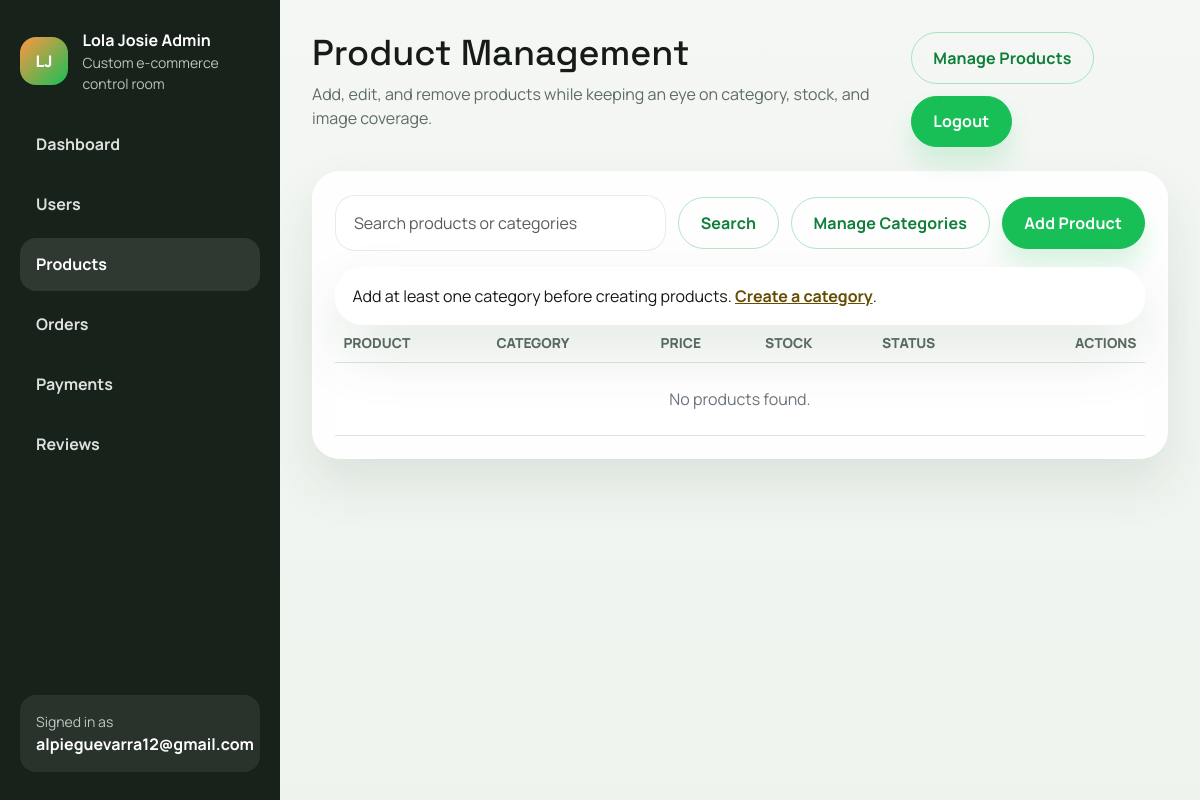
The page /admin-dashboard/products/ (signed in) on the database as committed earlier.
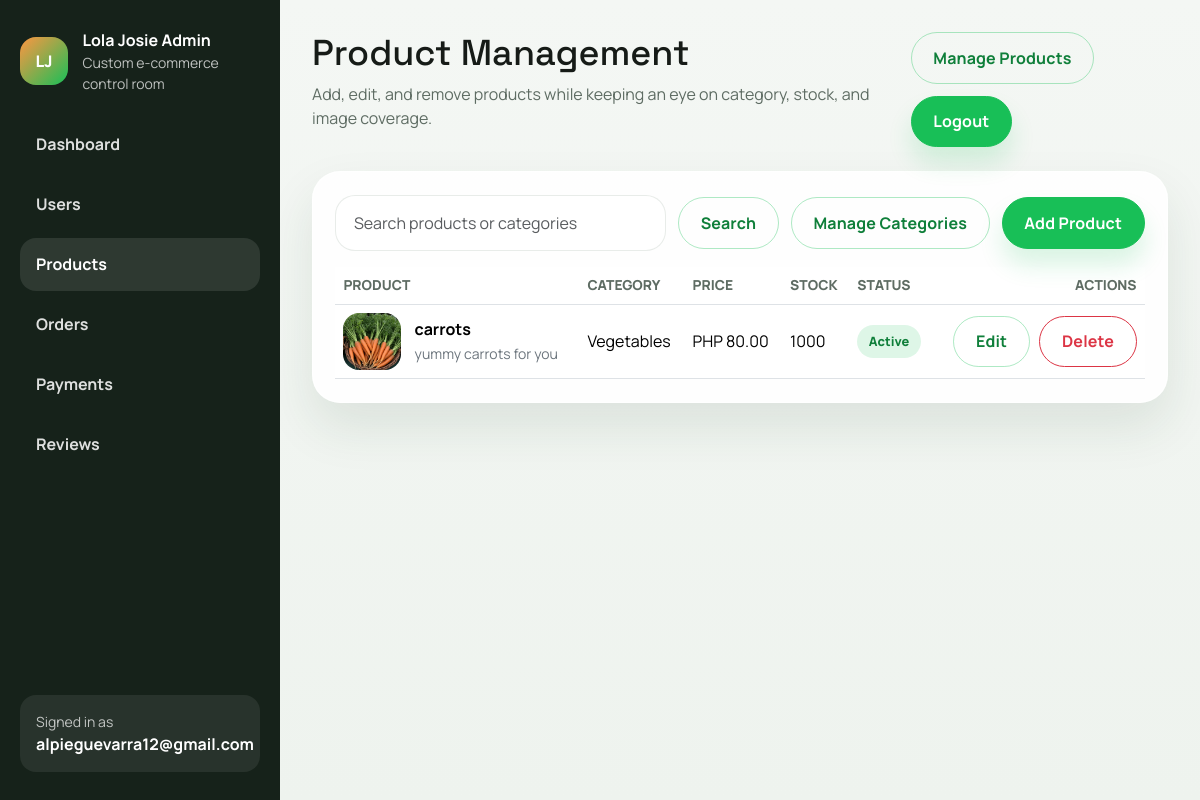
The same page on the database as committed later.
### products/models.py (models this page shows, shortened)
class Product(models.Model):
    category = models.ForeignKey(
        Category,
        on_delete=models.PROTECT,
        related_name="products",
    )
    name = models.CharField(max_length=200)
    slug = models.SlugField(max_length=220, unique=True, blank=True)
    description = models.TextField()
    price = models.DecimalField(max_digits=10, decimal_places=2)
    stock = models.PositiveIntegerField(default=0)
    image = models.ImageField(upload_to=product_image_upload_path, blank=True, null=True)
    is_active = models.BooleanField(default=True)
    created_at = models.DateTimeField(auto_now_add=True)
    updated_at = models.DateTimeField(auto_now=True)
    class Meta:
        ordering = ["name"]

class Category(models.Model):
    name = models.CharField(max_length=120, unique=True)
    slug = models.SlugField(max_length=140, unique=True, blank=True)
    description = models.TextField(blank=True)
    class Meta:
        ordering = ["name"]
        verbose_name_plural = "categories"

### users/admin_views.py (the view)
# urls.py: path("products/", ProductListAPIView.as_view(), name="product_list"),
@admin_required
def product_list(request):
    query = request.GET.get("q", "").strip()
    products = Product.objects.select_related("category").order_by("name")
    if query:
        products = products.filter(
            Q(name__icontains=query) | Q(description__icontains=query) | Q(category__name__icontains=query)
        )
    page_obj = paginate_queryset(request, products, per_page=12)
    return render(
        request,
        "admin_dashboard/products/list.html",
        {
            "page_obj": page_obj,
            "query": query,
            "querystring": querystring_without_page(request),
            "section": "products",
            "low_stock_threshold": 5,
            "category_count": Category.objects.count(),
        },
    )

### cart/cart.py (called while the page is built)
    def __len__(self):
        return sum(self.cart.values())

### cart/context_processors.py (called while the page is built)
def cart_summary(request):
    return {"cart_item_count": len(Cart(request))}

### config/context_processors.py (called while the page is built)
def site_meta(request):
    return {
        "site_name": settings.SITE_NAME,
        "site_tagline": settings.SITE_TAGLINE,
    }

### users/admin_access.py (called while the page is built)
def is_admin_user(user):
    return user.is_authenticated and (user.is_staff or user.is_superuser)

def admin_required(view_func):
    @wraps(view_func)
    @login_required(login_url="login")
    def wrapped_view(request, *args, **kwargs):
        if not is_admin_user(request.user):
            messages.error(request, "You do not have permission to access the admin dashboard.")
            return redirect("products:product_list")
        return view_func(request, *args, **kwargs)
    return wrapped_view

### users/admin_views.py (called while the page is built)
def paginate_queryset(request, queryset, per_page=10):
    paginator = Paginator(queryset, per_page)
    return paginator.get_page(request.GET.get("page"))

def querystring_without_page(request):
    params = request.GET.copy()
    params.pop("page", None)
    return params.urlencode()

### templates/admin_dashboard/products/list.html (shortened to what this page needs)
{% extends "admin_dashboard/base_admin.html" %}
{% block admin_title %}Product Management{% endblock %}
{% block admin_intro %}Add, edit, and remove products while keeping an eye on category, stock, and image coverage.{% endblock %}
{% block admin_content %}
<section class="admin-panel">
    <form method="get" class="admin-toolbar">
        <div class="admin-toolbar__search">
            <input type="text" name="q" class="form-control" value="{{ query }}" placeholder="Search products or categories">
        </div>
        <button type="submit" class="btn btn-outline-success">Search</button>
        <a class="btn btn-outline-success" href="{% url 'admin_dashboard:category_list' %}">Manage Categories</a>
        <a class="btn btn-success" href="{% url 'admin_dashboard:product_create' %}">Add Product</a>
    </form>
    {% if not category_count %}
        <div class="alert alert-warning mt-3 mb-0">
            Add at least one category before creating products.
            <a href="{% url 'admin_dashboard:category_create' %}" class="alert-link">Create a category</a>.
        </div>
    {% endif %}
    <div class="table-responsive">
        <table class="table admin-table align-middle">
            <thead>
                <tr>
                    <th>Product</th>
                    <th>Category</th>
                    <th>Price</th>
                    <th>Stock</th>
                    <th>Status</th>
                    <th class="text-end">Actions</th>
                </tr>
            </thead>
            <tbody>
                {% for product in page_obj %}
                    <tr class="{% if product.stock <= low_stock_threshold %}admin-row--warning{% endif %}">
                        <td>
                            <div class="admin-media">
                                {% if product.image %}
                                    <img src="{{ product.image.url }}" alt="{{ product.name }}" class="admin-media__thumb">
                                {% else %}
                                    <div class="admin-media__thumb admin-media__thumb--placeholder">No image</div>
                                {% endif %}
                                <div>
                                    <strong>{{ product.name }}</strong><br>
                                    <small class="text-secondary">{{ product.description|truncatewords:10 }}</small>
                                </div>
                            </div>
                        </td>
                        <td>{{ product.category.name }}</td>
                        <td>PHP {{ product.price }}</td>
                        <td>
                            {% if product.stock <= low_stock_threshold %}
                                <span class="admin-badge admin-badge--warning">{{ product.stock }}</span>
                            {% else %}
                                {{ product.stock }}
                            {% endif %}
                        </td>
                        <td>
                            {% if product.is_active %}
                                <span class="admin-badge admin-badge--success">Active</span>
                            {% else %}
                                <span class="admin-badge admin-badge--danger">Hidden</span>
                            {% endif %}
                        </td>
                        <td class="text-end">
                            <div class="admin-actions">
                                <a class="btn btn-outline-success" href="{% url 'admin_dashboard:product_edit' product.id %}">Edit</a>
                                <a class="btn btn-outline-danger" href="{% url 'admin_dashboard:product_delete' product.id %}">Delete</a>
                            </div>
                        </td>
                    </tr>
                {% empty %}
                    <tr>
                        <td colspan="6" class="text-center text-secondary py-4">No products found.</td>
                    </tr>
                {% endfor %}
            </tbody>
        </table>
    </div>
</section>
{% endblock %}

### templates/admin_dashboard/base_admin.html (shortened to what this page needs)
{% load static %}
<!DOCTYPE html>
<html lang="en">
<head>
    <link rel="stylesheet" href="{% static 'frontend/storefront.css' %}">
    <link rel="stylesheet" href="{% static 'admin_dashboard/admin.css' %}">
</head>
<body class="admin-panel-body">
    <div class="admin-layout">
        <aside class="admin-sidebar">
            <a class="admin-brand text-decoration-none" href="{% url 'admin_dashboard:index' %}">
                <span class="admin-brand__mark">LJ</span>
                <span>
                    <strong>Lola Josie Admin</strong>
                    <small>Custom e-commerce control room</small>
                </span>
            </a>
            <nav class="admin-nav">
                <a class="admin-nav__link {% if section == 'dashboard' %}is-active{% endif %}" href="{% url 'admin_dashboard:index' %}">Dashboard</a>
                <a class="admin-nav__link {% if section == 'users' %}is-active{% endif %}" href="{% url 'admin_dashboard:user_list' %}">Users</a>
                <a class="admin-nav__link {% if section == 'products' %}is-active{% endif %}" href="{% url 'admin_dashboard:product_list' %}">Products</a>
                <a class="admin-nav__link {% if section == 'orders' %}is-active{% endif %}" href="{% url 'admin_dashboard:order_list' %}">Orders</a>
                <a class="admin-nav__link {% if section == 'payments' %}is-active{% endif %}" href="{% url 'admin_dashboard:payment_list' %}">Payments</a>
                <a class="admin-nav__link {% if section == 'reviews' %}is-active{% endif %}" href="{% url 'admin_dashboard:review_list' %}">Reviews</a>
            </nav>
            <div class="admin-sidebar__footer">
                <small>Signed in as</small>
                <strong>{{ request.user.username }}</strong>
            </div>
        </aside>
        <main class="admin-main">
            <header class="admin-topbar">
                <div>
                    <h1 class="admin-topbar__title">{% block admin_title %}Admin Dashboard{% endblock %}</h1>
                    <p class="admin-topbar__copy">{% block admin_intro %}Manage the storefront from one secure place.{% endblock %}</p>
                </div>
                <div class="admin-topbar__actions">
                    <a class="btn btn-outline-success" href="{% url 'admin_dashboard:product_list' %}">Manage Products</a>
                    <form action="{% url 'admin_dashboard:logout' %}" method="post" class="d-inline">
                        <button type="submit" class="btn btn-success">Logout</button>
                    </form>
                </div>
            </header>
            {% block admin_content %}{% endblock %}
        </main>
    </div>
</body>
</html>

### static/admin_dashboard/admin.css (style rules this page uses)
.admin-panel-body { background: linear-gradient(180deg, #f4f7f4 0%, #eef3ee 100%); min-height: 100vh; }
.admin-layout { display: grid; grid-template-columns: 280px minmax(0, 1fr); min-height: 100vh; }
.admin-sidebar { background: #16221a; color: #ffffff; display: flex; flex-direction: column; gap: 1.5rem; padding: 1.75rem 1.25rem; position: sticky; top: 0; height: 100vh; }
.admin-brand { align-items: center; color: inherit; display: flex; gap: 0.9rem; }
.admin-brand__mark { align-items: center; background: linear-gradient(135deg, #ff9641, #18bf57); border-radius: 1rem; color: #ffffff; display: inline-flex; font-weight: 800; height: 3rem; justify-content: center; min-width: 3rem; }
.admin-brand small { color: rgba(255, 255, 255, 0.72); display: block; }
.admin-nav { display: flex; flex-direction: column; gap: 0.45rem; }
.admin-nav__link { border-radius: 1rem; color: rgba(255, 255, 255, 0.86); display: block; font-weight: 700; padding: 0.9rem 1rem; text-decoration: none; }
.admin-nav__link:hover, .admin-nav__link:focus, .admin-nav__link.is-active { background: rgba(255, 255, 255, 0.1); color: #ffffff; }
.admin-sidebar__footer { background: rgba(255, 255, 255, 0.08); border-radius: 1rem; margin-top: auto; padding: 1rem; }
.admin-sidebar__footer small { color: rgba(255, 255, 255, 0.72); display: block; }
.admin-main { padding: 2rem; }
.admin-topbar { align-items: start; display: flex; gap: 1rem; justify-content: space-between; margin-bottom: 1.5rem; }
.admin-topbar__title { font-size: clamp(2rem, 3vw, 2.6rem); margin: 0; }
.admin-topbar__copy { color: #5e6c63; margin: 0.45rem 0 0; max-width: 42rem; }
.admin-topbar__actions { display: flex; flex-wrap: wrap; gap: 0.75rem; }
.admin-stat-card, .admin-panel { background: rgba(255, 255, 255, 0.9); border: 1px solid rgba(255, 255, 255, 0.82); border-radius: 1.75rem; box-shadow: 0 24px 50px rgba(31, 64, 38, 0.1); }
.admin-panel { padding: 1.4rem; }
.admin-toolbar { align-items: center; display: flex; flex-wrap: wrap; gap: 0.75rem; margin-bottom: 1rem; }
.admin-toolbar__search { flex: 1 1 320px; }
.admin-table { margin-bottom: 0; }
.admin-table thead th { color: #5e6c63; font-size: 0.86rem; font-weight: 800; text-transform: uppercase; }
.admin-table tbody td { vertical-align: middle; }
.admin-media { align-items: center; display: flex; gap: 0.85rem; }
.admin-media__thumb { border-radius: 1rem; height: 3.6rem; object-fit: cover; width: 3.6rem; }
.admin-actions { align-items: center; display: flex; flex-wrap: wrap; gap: 0.6rem; justify-content: flex-end; }
.admin-badge, .admin-status { border-radius: 999px; display: inline-flex; font-size: 0.8rem; font-weight: 800; padding: 0.42rem 0.72rem; }
.admin-badge--success { background: rgba(24, 191, 87, 0.14); color: #0f7f3a; }

Rows that differ between the two databases and show on the page:
added Product: image (picture), name "carrots", description "yummy carrots for you", category.name "Vegetables", price "80.00", stock "1000", is_active "Active"
Other text that changed with them:
text no longer shown: "Add at least one category before creating products. Create a category . No products found."
